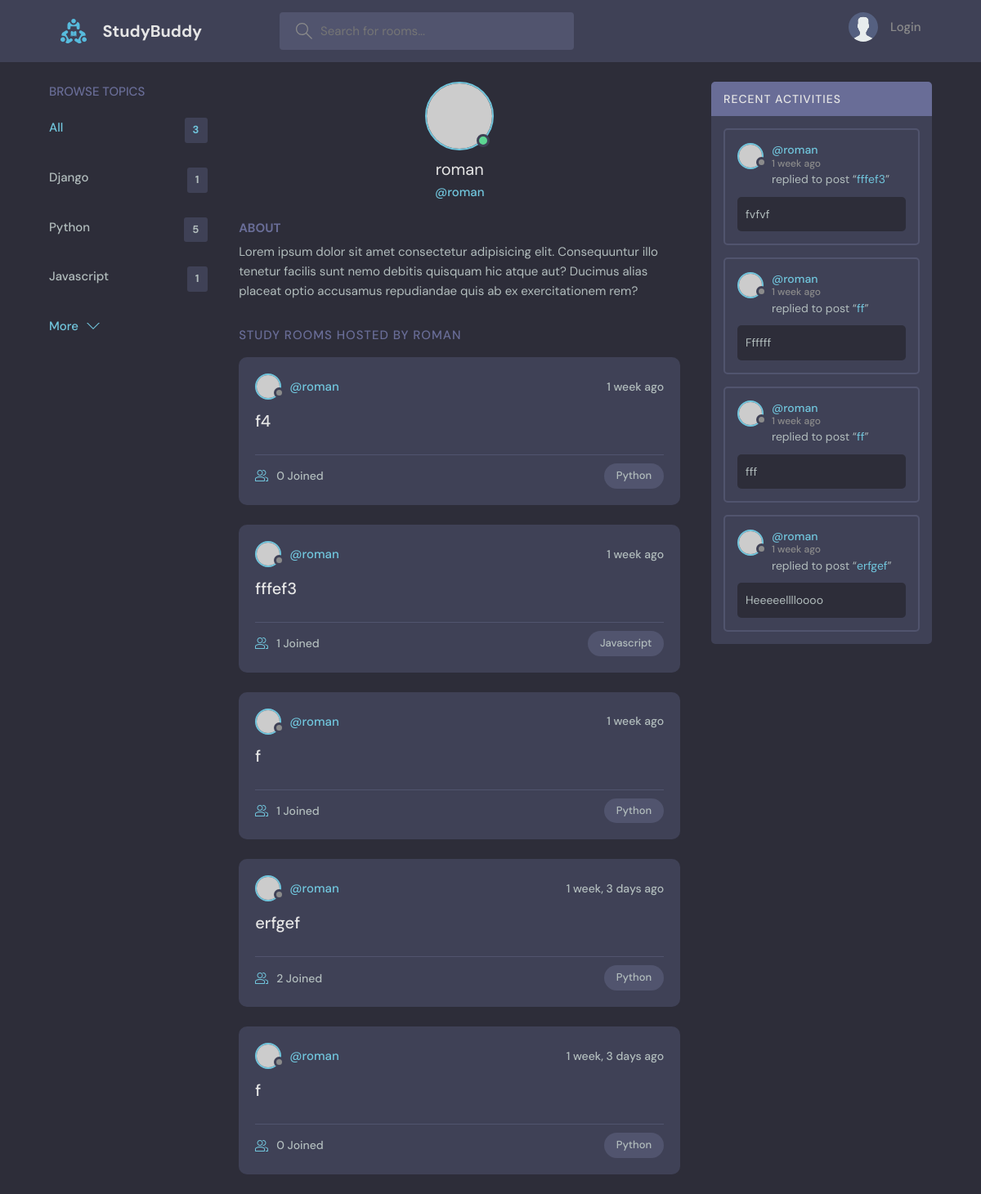
Page /profile/1/ on the earlier database version.
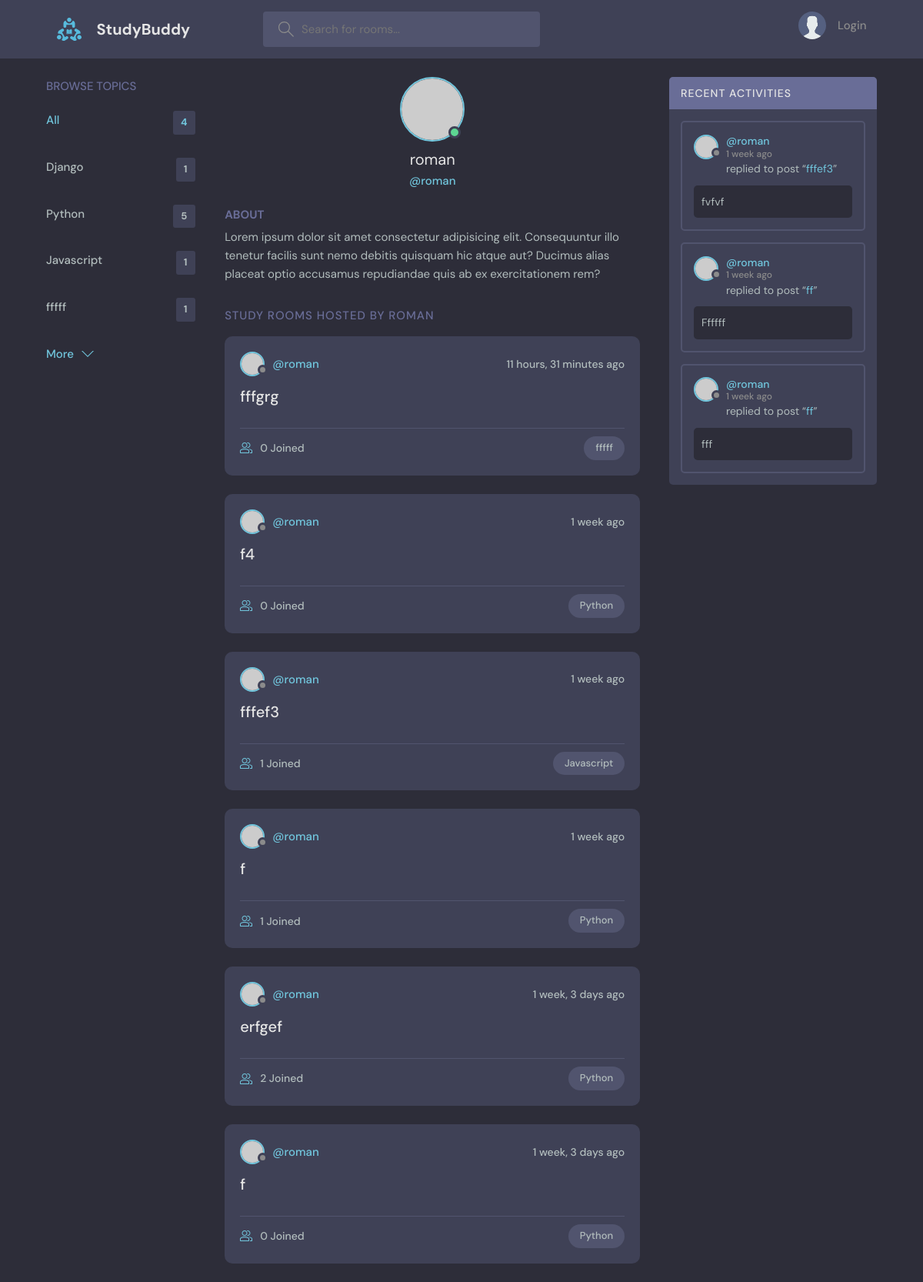
Same page on the later database version.
### base/models.py (models this page shows, shortened)
class Topic(models.Model):
    name = models.CharField(max_length=200)

class Room(models.Model):
    host = models.ForeignKey(User, on_delete=models.SET_NULL, null=True)
    topic = models.ForeignKey("Topic", on_delete=models.SET_NULL, null=True)
    name = models.CharField(max_length=200)
    description = models.TextField(null=True, blank=True)
    participants = models.ManyToManyField(User, related_name="participants", blank=True)
    updated = models.DateTimeField(auto_now=True)
    created = models.DateTimeField(auto_now_add=True)
    class Meta:
        ordering = ['-updated', '-created']
    def __str__(self):
        return self.name

class Message(models.Model):
    user = models.ForeignKey(User, on_delete=models.CASCADE)
    room = models.ForeignKey(Room, on_delete=models.CASCADE)
    body = models.TextField()
    updated = models.DateTimeField(auto_now=True)
    created = models.DateTimeField(auto_now_add=True)
    class Meta:
        ordering = ['-updated', '-created']

### base/views.py (the view)
# urls.py: path("profile/<str:pk>/", views.userProfile, name="user-profile"),
def userProfile(request, pk):
    user = User.objects.get(id=pk)
    rooms = user.room_set.all()
    room_messages = user.message_set.all()
    topics = Topic.objects.all()
    context = {'user': user, "rooms": rooms, "room_messages": room_messages, "topics": topics}
    return render(request, 'base/profile.html', context)

### base/templates/base/profile.html (shortened to what this page needs)
{% extends 'main.html' %}
{% block content %}
<main class="profile-page layout layout--3">
    <div class="container">
        {% include 'base/topics_component.html' %}
        <div class="roomList">
            <div class="profile">
                <div class="profile__avatar">
                    <div class="avatar avatar--large active">
                        <img src="https://randomuser.me/api/portraits/men/11.jpg"/>
                    </div>
                </div>
                <div class="profile__info">
                    <h3>{{user.username}}</h3>
                    <p>@{{user.username}}</p>
                </div>
                <div class="profile__about">
                    <h3>About</h3>
                    <p>
                        Lorem ipsum dolor sit amet consectetur adipisicing elit. Consequuntur illo tenetur
                        facilis sunt nemo debitis quisquam hic atque aut? Ducimus alias placeat optio
                        accusamus repudiandae quis ab ex exercitationem rem?
                    </p>
                </div>
            </div>
            <div class="roomList__header">
                <div>
                    <h2>Study Rooms Hosted by {{user.username}}</a>
                    </h2>
                </div>
            </div>
            {% include 'base/feed_component.html' %}
        </div>
        {% include 'base/activity_component.html' %}
    </div>
</main>
{% endblock content %}

### base/templates/base/topics_component.html
<div class="topics">
    <div class="topics__header">
        <h2>Browse Topics</h2>
    </div>
    <ul class="topics__list">
        <li>
            <a href="{% url 'home' %}" class="active">All <span>{{topics.count}}</span></a>
        </li>
        {% for topic in topics %}
        <li>
           <a href="{% url 'home' %}?q={{topic.name}}">{{topic.name}} <span>{{topic.room_set.all.count}}</span></a>
        </li>
        {% endfor %}
    </ul>
    <a class="btn btn--link" href="topics.html">
        More
        <svg version="1.1" xmlns="http://www.w3.org/2000/svg" width="32" height="32" viewBox="0 0 32 32">
            <title>chevron-down</title>
            <path d="M16 21l-13-13h-3l16 16 16-16h-3l-13 13z"></path>
        </svg>
    </a>
</div>

### base/templates/base/feed_component.html (shortened to what this page needs)
{% for room in rooms %}
<div class="roomListRoom">
    <div class="roomListRoom__header">
        <a href="{% url 'user-profile' room.host.id %}" class="roomListRoom__author">
            <div class="avatar avatar--small">
                <img src="https://randomuser.me/api/portraits/women/11.jpg"/>
            </div>
            <span>@{{room.host.username}}</span>
        </a>
        <div class="roomListRoom__actions">
            <span>{{room.created|timesince}} ago</span>
        </div>
    </div>
    <div class="roomListRoom__content">
        <a href="{% url 'room' room.id %}">{{room.name}}</a>
    </div>
    <div class="roomListRoom__meta">
        <a href="{% url 'room' room.id %}" class="roomListRoom__joined">
            {{room.participants.all.count}} Joined
        </a>
        <p class="roomListRoom__topic">{{room.topic.name}}</p>
    </div>
</div>
{% endfor %}

### base/templates/base/activity_component.html (shortened to what this page needs)
<div class="activities">
    <div class="activities__header">
        <h2>Recent Activities</h2>
    </div>
    {% for message in room_messages %}
    <div class="activities__box">
        <div class="activities__boxHeader roomListRoom__header">
            <a href="{% url 'user-profile' message.user.id%}" class="roomListRoom__author">
                <div class="avatar avatar--small">
                    <img src="https://randomuser.me/api/portraits/women/11.jpg"/>
                </div>
                <p>
                    @{{message.user}}
                    <span>{{message.created | timesince}} ago</span>
                </p>
            </a>
        </div>
        <div class="activities__boxContent">
            <p>replied to post “<a href="{% url 'room' message.room.id %}">{{message.room}}</a>”</p>
            <div class="activities__boxRoomContent">
                {{message.body}}
            </div>
        </div>
    </div>
    {% endfor %}
</div>

Differences in the rows shown:
removed Message: user "roman", created "1 week", room "erfgef", body "Heeeeelllloooo"
added Topic: name "fffff", room_set.all.count "1"
added Room: host.username "roman", created "11 hours, 31 minutes", name "fffgrg", participants.all.count "0", topic.name "fffff"
Other differences:
{{ topics.count }}: "3" → "4"
